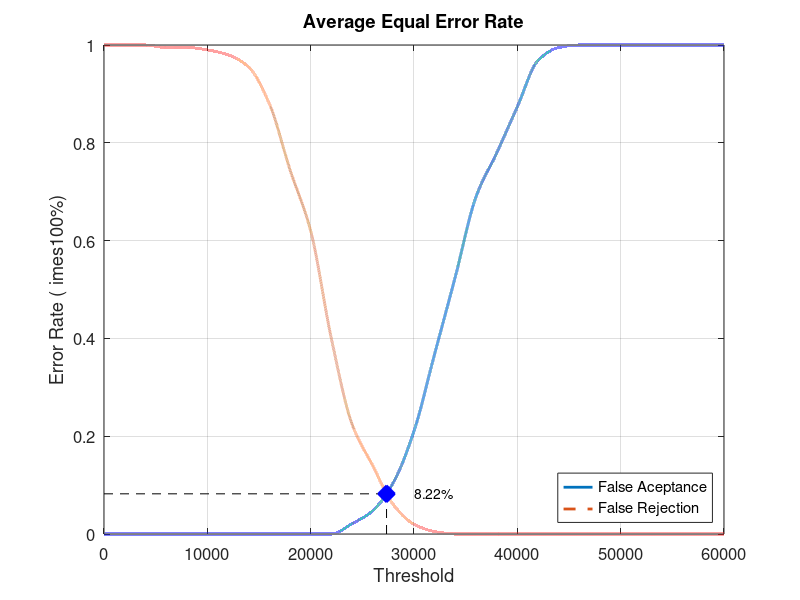
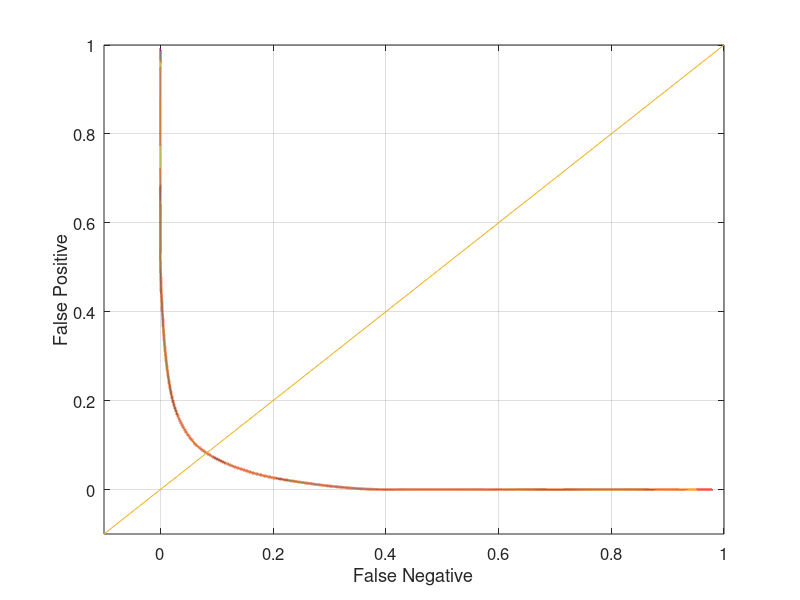

Here is the MATLAB script that generated these plots, in order:
close all;
clear;
clc;
x = 0:2000:60000;
xq = 0:0.5:60000;

y0 = [0 0 0 0 0 0 0 0 0 0 0 0 0.0210526 0.0473684 0.105263 0.210526 0.368421 0.526316 0.689474 0.778947 0.873684 0.968421 0.994737 1 1 1 1 1 1 1 1]
yy0 = interp1(x, y0, xq, 'pchip');
y1 = [1 1 1 0.995 0.995 0.99 0.98 0.955 0.88 0.745 0.62 0.4 0.225 0.14 0.06 0.02 0.005 0 0 0 0 0 0 0 0 0 0 0 0 0 0]
yy1 = interp1(x, y1, xq, 'pchip');

% Calculating EER: 
y2 = abs(y0 - y1);
find(y2 == min(y2))
yy2 = abs(yy0 - yy1);
xEER = find(yy2 == min(yy2));
xEERIndex = xq(xEER) % X-axis EER
yEER = yy0(xEER) % Y-axis EER

main = figure
plot(xq, yy0,'-','LineWidth', 2);	hold on
plot(xq, yy1,'--','LineWidth', 2);	hold on
plot([xEERIndex xEERIndex], [0 yEER], 'k--');	hold on
plot([0 xEERIndex], [yEER yEER], 'k--');	hold on
plot(xEERIndex, yEER, 'bx', 'LineWidth', 10);	hold on
text(xEERIndex + 10 * xEERIndex / 100, yEER, [num2str(round((10000 * yEER)) / 100) '%'])
legend('False Aceptance', 'False Rejection', 'Location', 'SouthEast')
xlabel('Threshold')
ylabel('Error Rate (	imes100%)')
title('Average Equal Error Rate')
set(gca, 'FontSize', 12)
axis([0 60000 0 1])
grid on

print(main, 'Database1_3Main', '-dpng');
FNRxFPR = figure('Color', [1 1 1]);
plot(yy1, yy0, '-', yy1, yy0, 'LineWidth', 2);
hold on
y = -0.1:0.1:1
plot(y, y); 
set(gca, 'FontSize', 12)
xlabel('False Negative')
ylabel('False Positive')
axis([-0.1 1 -0.1 1])
set(gca, 'FontSize', 12)
grid on

print(FNRxFPR, 'Database1_3FNRxFPR','-dpng');
